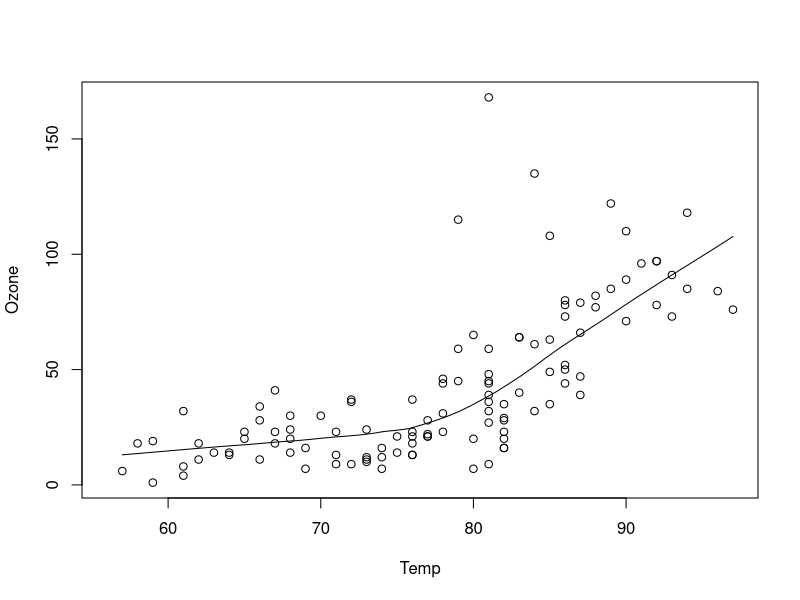
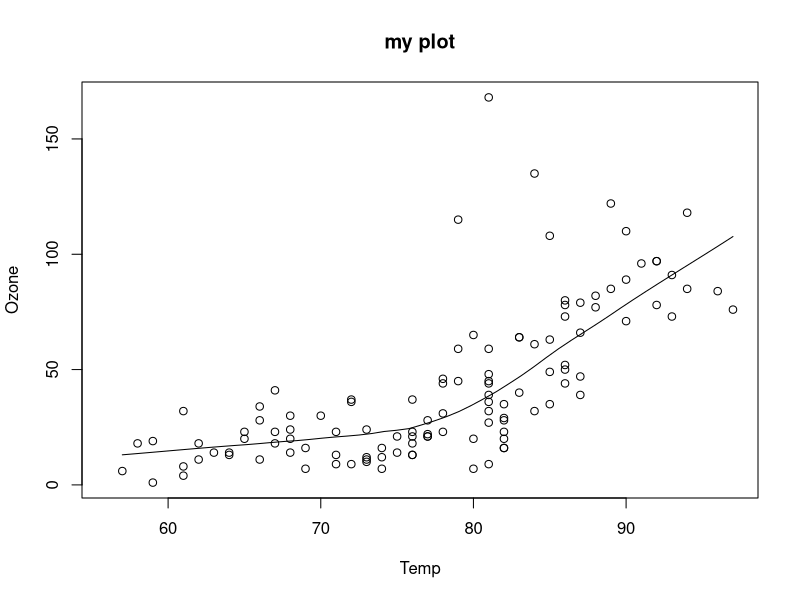
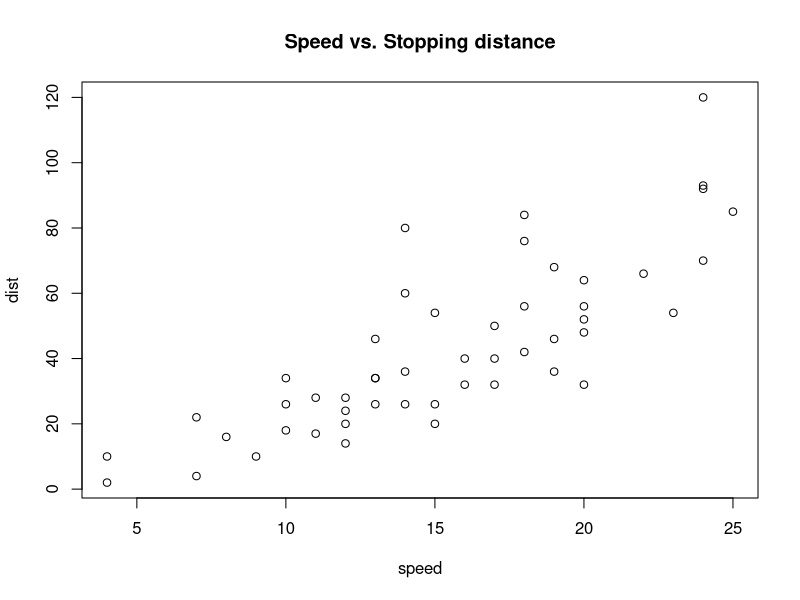
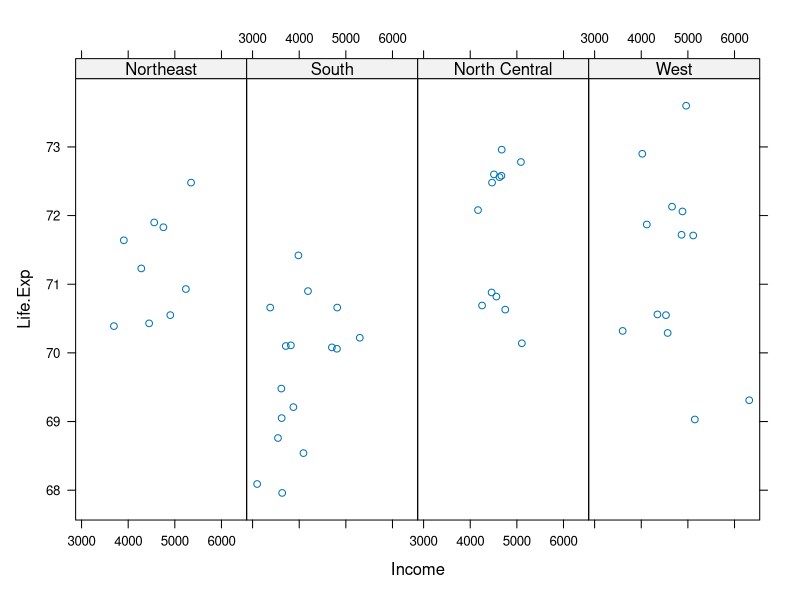
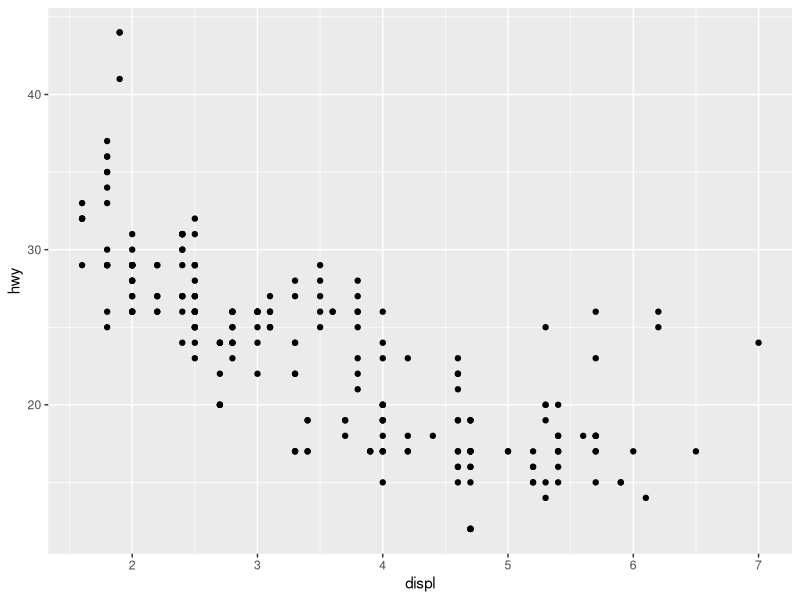

Source code (R) for these figures, in order:
## ---- chunk 1
knitr::opts_chunk$set(echo = TRUE)
                      #, fig.path = "images/plottingsystems-",
                      #cache = TRUE)
## ---- chunk 2
data(airquality)
with(airquality, {
        plot(Temp, Ozone)
        lines(loess.smooth(Temp, Ozone))
})
## ---- chunk 3
data(airquality)
with(airquality, {
        plot(Temp, Ozone, main = "my plot")
        lines(loess.smooth(Temp, Ozone))
})
## ---- chunk 4
data(cars)

## Create the plot / draw canvas
with(cars, plot(speed, dist))

## Add annotation
title("Speed vs. Stopping distance")
## ---- chunk 5
library(lattice)
## ---- chunk 6
state <- data.frame(state.x77, region = state.region)
xyplot(Life.Exp ~ Income | region, data = state, layout = c(4, 1))
## ---- chunk 7
library(ggplot2)
## ---- chunk 8
library(tidyverse)
data(mpg)
mpg %>%
  ggplot(aes(displ, hwy)) + 
  geom_point()
